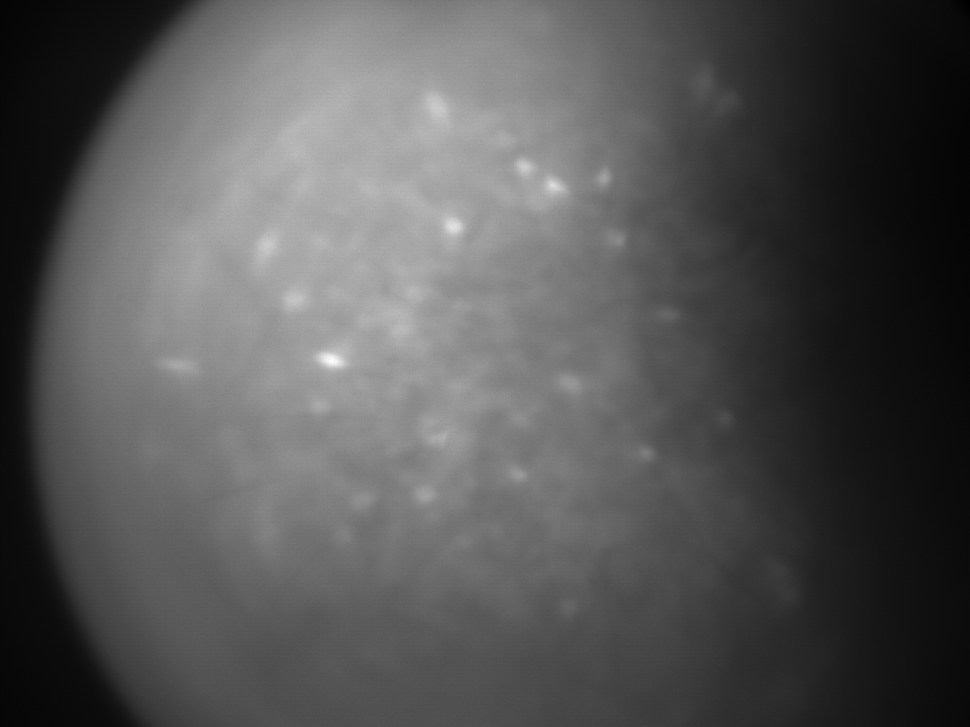
%> input picture General/Projection.tif, 970 x 727 px, shrunk from 1440 x 1080 before the run
$ octave --eval "result = SegmentFrame(imread('../General/Projection.tif'));"   (GNU Octave 9; MATLAB toolbox functions it lacks are replaced by stand-ins)
%> lines starting %> are read from the running program, lines starting %| are printed output that depends on the picture; in (x1, y1, x2, y2) boxes, pixels count from 0 and x2, y2 are one past the last pixel; in counts of white or black regions, pixels touching at a corner belong together; the program's own positions count from 1
function [bw,cc] = SegmentFrame(frame,toplot)
%UNTITLED Summary of this function goes here
%   Detailed explanation goes here

if (nargin < 2)
    toplot = 0;
end

inframe = frame;
%> inframe is the input picture: size 727x970 uint16; min 240, max 2551, mean 1018.5

x = 3;

frame = imopen(frame,strel('disk',5));

if (toplot) figure;subplot(x,x,1);imagesc(frame); title ('input');end

bg = imopen(frame,strel('disk',15,8));
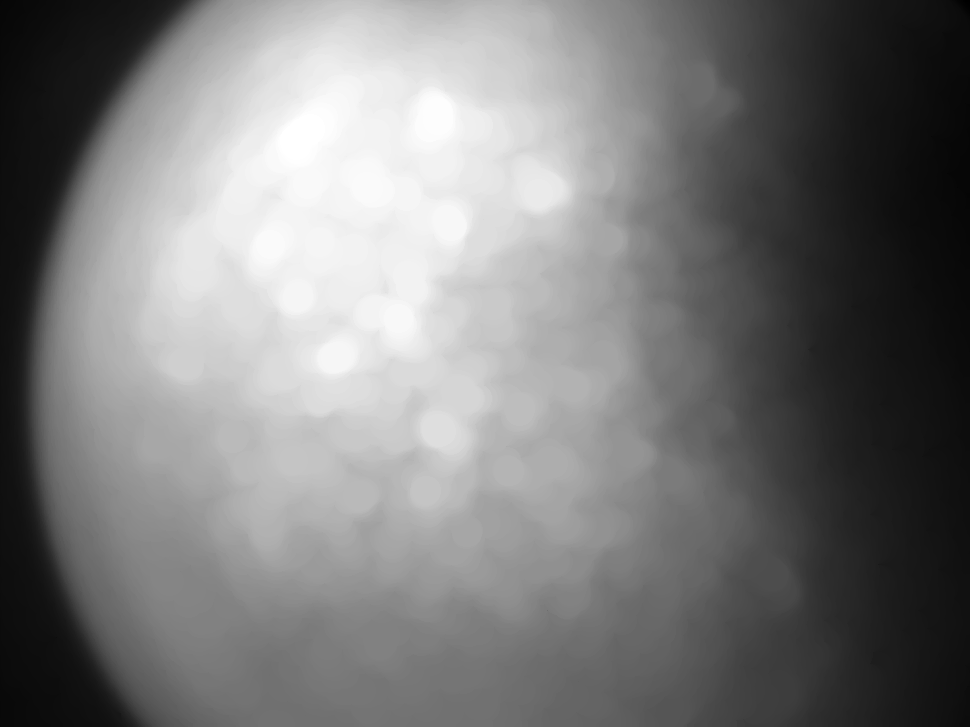
%> bg: size 727x970 uint16; min 240, max 1813, mean 998.4; drawn with min black and max white

if (toplot) subplot(x,x,2);imagesc(bg); title('background');end

frame = frame-bg;

if (toplot) subplot(x,x,3);imagesc(frame); title('background sub');end

frame = imadjust(frame);
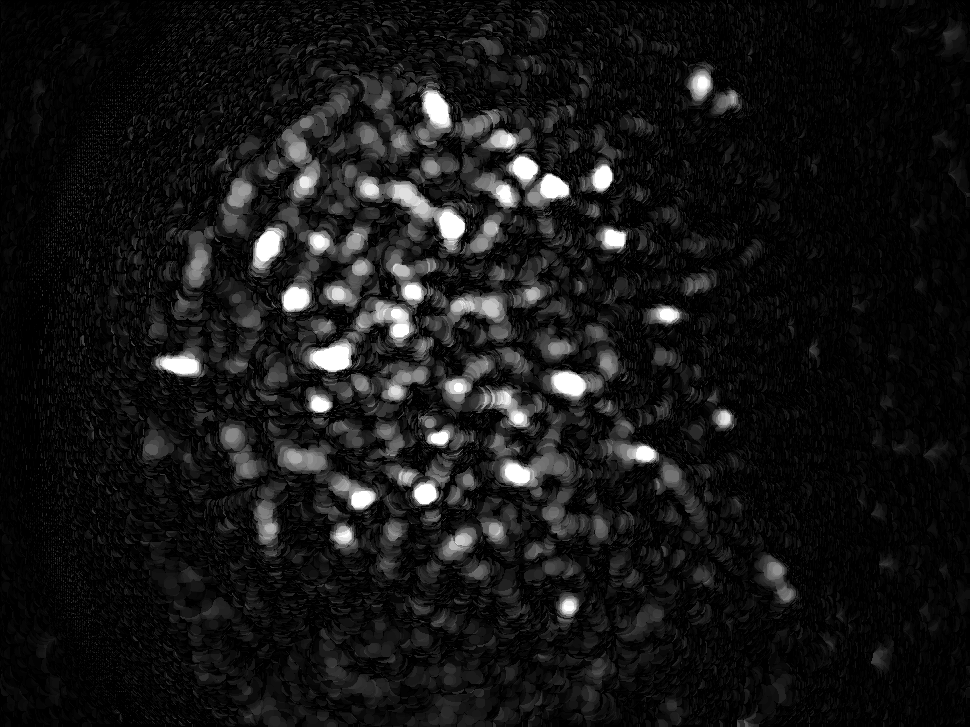
%> frame: size 727x970 uint16; min 0, max 65535, mean 5666.9; drawn with min black and max white

if (toplot) subplot(x,x,4);imagesc(frame); title('imadjust');end

level = graythresh(frame)
%> level = 0.314
bw = im2bw(frame,level);
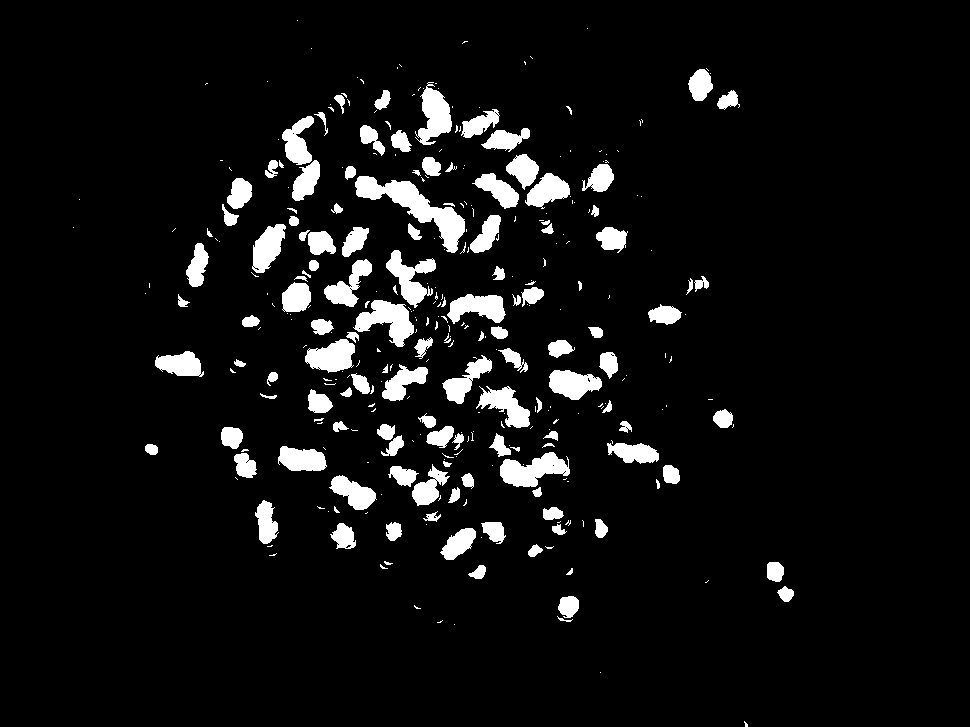
%> bw: size 727x970 logical; 6.7% white; 336 white regions (203 under 20 px), largest, box (x1, y1, x2, y2) and area: (355, 176, 465, 253) 2611, (353, 300, 414, 347) 1456, (500, 452, 570, 487) 1433


if (toplot) subplot(x,x,5);imagesc(bw); title('im2bw');end


bw = bwareaopen(bw,100,8);
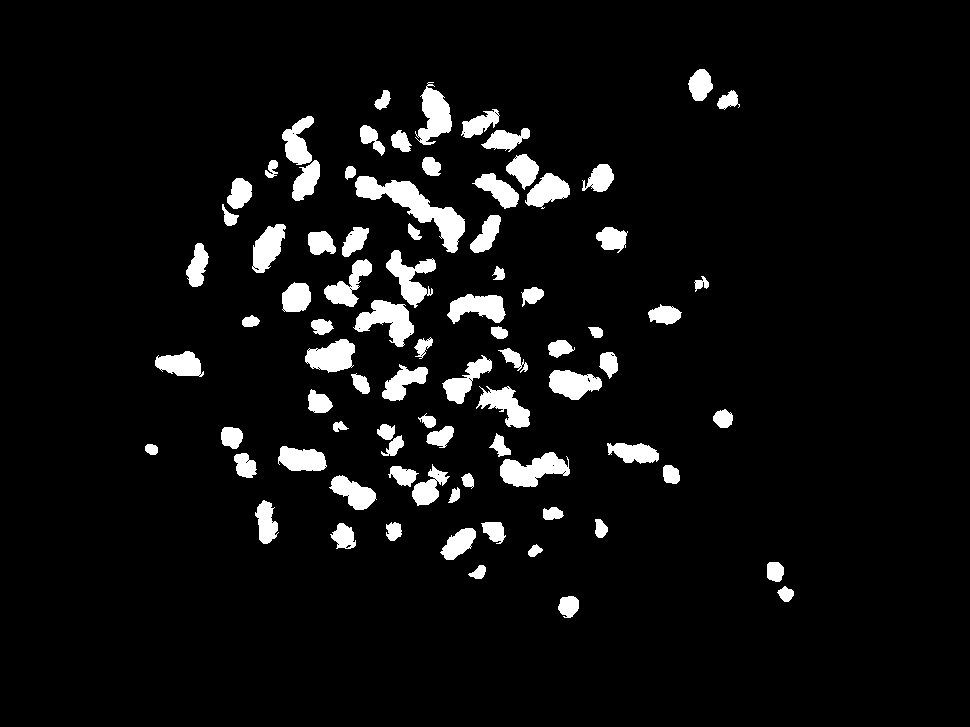
%> bw: size 727x970 logical; 6.2% white; 83 white regions, largest, box (x1, y1, x2, y2) and area: (355, 176, 465, 253) 2611, (353, 300, 414, 347) 1456, (500, 452, 570, 487) 1433

if (toplot) subplot(x,x,6);imagesc(bw); title('small guys removed');end

cc = bwconncomp(bw,8);
%> cc = 83 connected components
labeled = labelmatrix(cc);
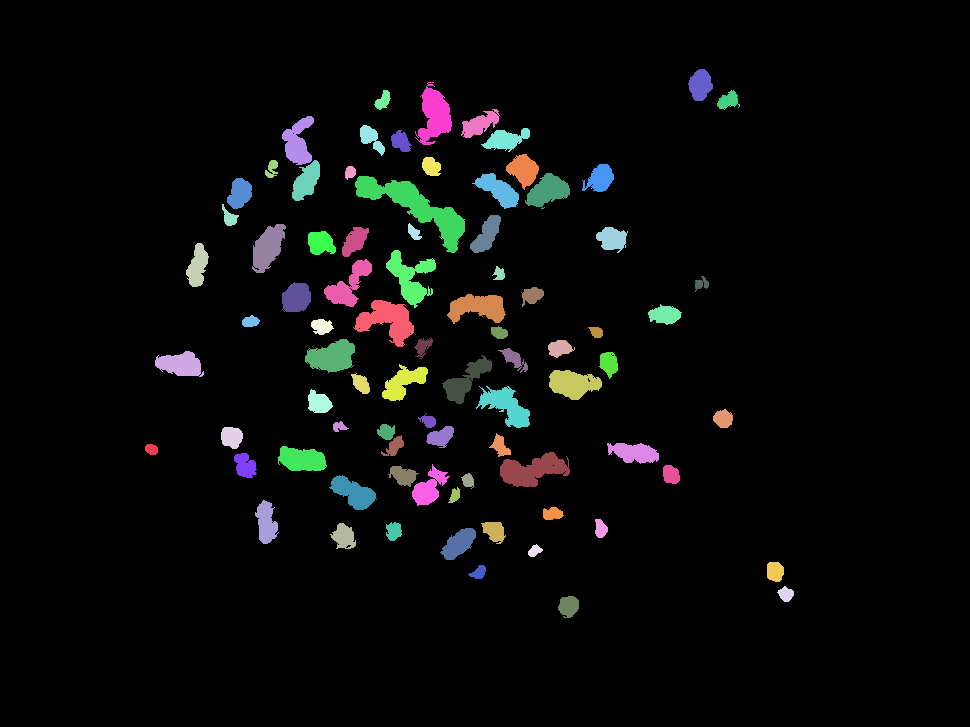
%> labeled: size 727x970 uint8; 84 distinct labels, from 0 to 83; one colour per label, 0 black
rgb_label = label2rgb(labeled,@spring,'c','shuffle');
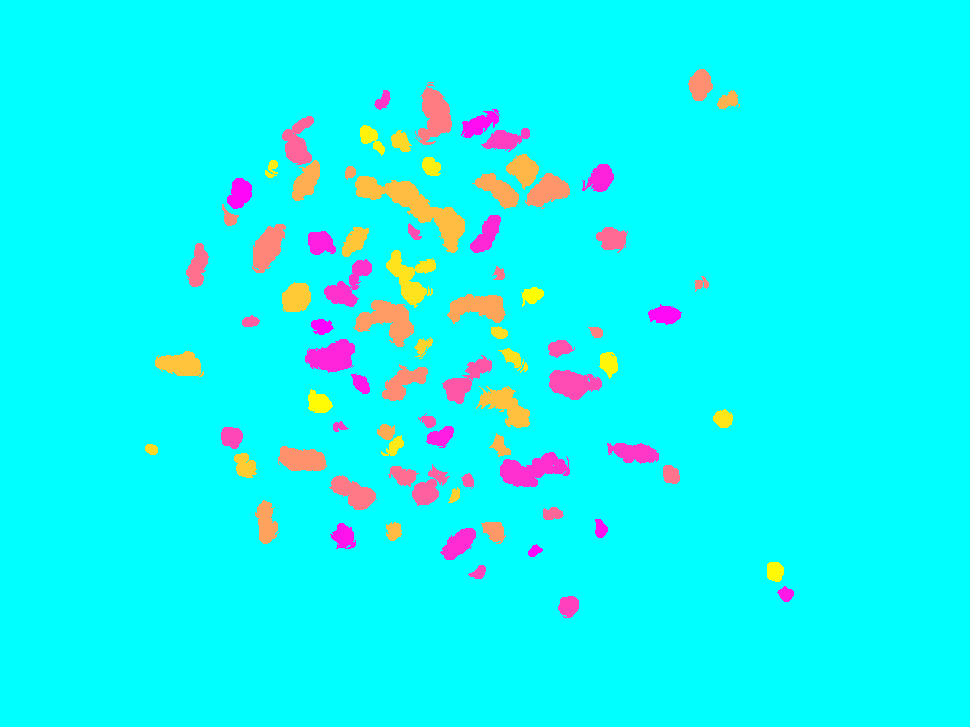
%> rgb_label: size 727x970x3 uint8; mean R, G, B 15.8, 247.1, 247.1

colormap gray;

if (toplot)
    figure;imshow(rgb_label);
end
